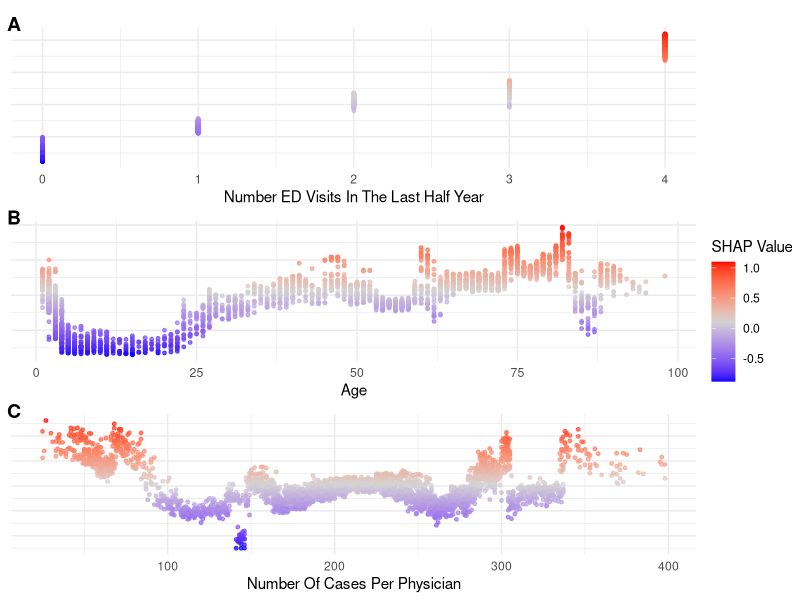
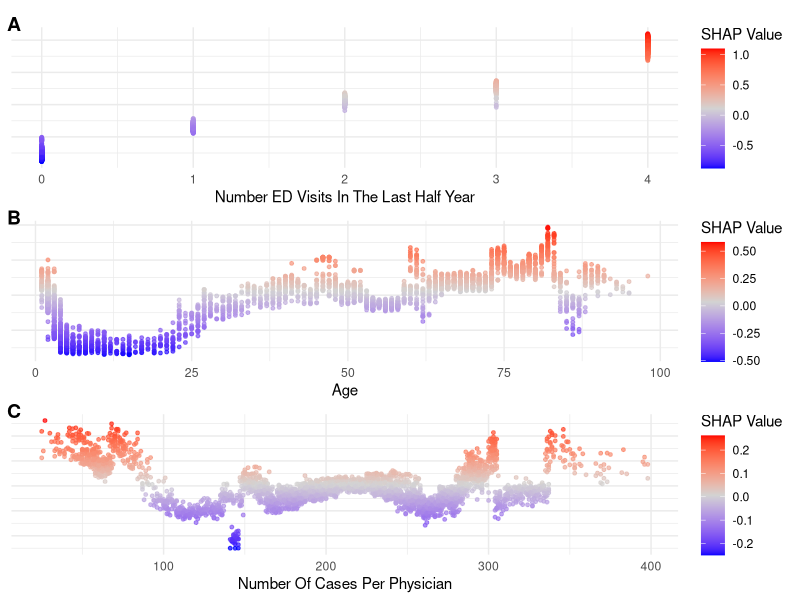
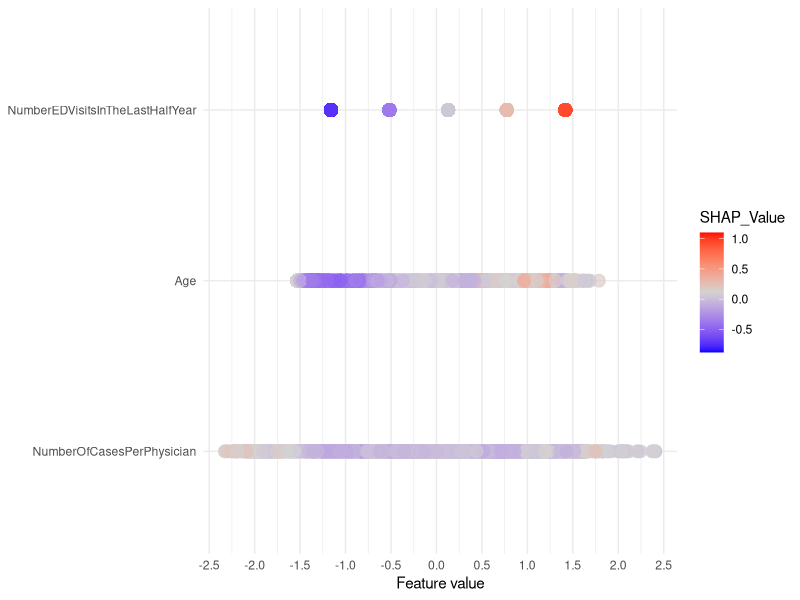

Reproduce these figures in R, in order.
library(ggplot2)
library(gridExtra)
library(ggpubr)
library(dplyr)
library(tidyr)

#we assume the data file contains the continuous variables values and their SHAP values
#the data in this file was generated and doesn't contain real data
df_join <- read.csv("COPD_Read30_features_and_shapValues_generated1.csv", stringsAsFactors = T)

#SHAP Exploration plot 

###y=NumberEDVisitsInTheLastHalfYear
min_value<-floor(min(df_join$NumberEDVisitsInTheLastHalfYear))
max_value<-ceiling(max(df_join$NumberEDVisitsInTheLastHalfYear))  
p_a <- ggplot(df_join, aes(x = NumberEDVisitsInTheLastHalfYear, y = NumberEDVisitsInTheLastHalfYear_SHAP_value, color = NumberEDVisitsInTheLastHalfYear_SHAP_value)) +
  geom_point(size = 1, alpha = 0.7) +
  scale_color_gradientn(name = "SHAP Value", colours = c("blue", "lightgrey", "red")) +
  #scale_x_continuous(breaks = seq(min_value,max_value, by = 1)) + 
  scale_x_continuous(limits = c(min_value,max_value)) + 
  labs(x = "Number ED Visits In The Last Half Year") +
  theme_minimal() +
  theme(axis.title.y = element_blank(), axis.text.y = element_blank(), axis.ticks.y = element_blank())

###y=age
min_value<-floor(min(df_join$Age))
max_value<-ceiling(max(df_join$Age)) 
p_b <- ggplot(df_join, aes(x = Age, y = Age_SHAP_Value, color = Age_SHAP_Value)) +
  geom_point(size = 1, alpha = 0.7) +
  scale_color_gradientn(name = "SHAP Value", colours = c("blue", "lightgrey", "red")) +
  #scale_x_continuous(breaks = seq(min_value,max_value, by = 10)) + 
  scale_x_continuous(limits = c(min_value,max_value)) +
  labs(x = "Age") +
  theme_minimal() +
  theme(axis.title.y = element_blank(), axis.text.y = element_blank(), axis.ticks.y = element_blank())

###y=NumberOfCasesPerPhysician
min_value<-floor(min(df_join$NumberOfCasesPerPhysician))
max_value<-ceiling(max(df_join$NumberOfCasesPerPhysician))
p_c <- ggplot(df_join, aes(x = NumberOfCasesPerPhysician, y = NumberOfCasesPerPhysician_SHAP_value, color = NumberOfCasesPerPhysician_SHAP_value)) +
  geom_point(size = 1, alpha = 0.7) +
  scale_color_gradientn(name = "SHAP Value", colours = c("blue", "lightgrey", "red")) +
  #scale_x_continuous(breaks = seq(min_value,max_value, by = 20)) + 
  scale_x_continuous(limits = c(min_value,max_value)) +
  labs(x = "Number Of Cases Per Physician") +
  theme_minimal() +
  theme(axis.title.y = element_blank(), axis.text.y = element_blank(), axis.ticks.y = element_blank())

p_a_leg <- p_a+theme(legend.position="right", legend.direction = "vertical")
get_legend<-function(p_a){
  tmp <- ggplot_gtable(ggplot_build(p_a))
  leg <- which(sapply(tmp$grobs, function(x) x$name) == "guide-box")
  legend <- tmp$grobs[[leg]]
  return(legend)
}
leg <- get_legend(p_a_leg)

#one legend
ggarrange(p_a,p_b,p_c, 
          labels = c("A", "B", "C"),
          ncol = 1, nrow = 3, legend = "right", legend.grob = leg,#"bottom"
          label.y = 1.05) + theme(plot.margin = margin(t = 0.5, unit = "cm"))
##all legends
ggarrange(p_a,p_b,p_c, 
          labels = c("A", "B", "C"),
          ncol = 1, nrow = 3, legend = "right", legend.grob = ,#"bottom"
          label.y = 1.05) + theme(plot.margin = margin(t = 0.5, unit = "cm"))

#####Unified SHAP Exploration plot
#scale
df_join$z1_Age <- scale(df_join$Age)[,1]
df_join$z1_NumberOfCasesPerPhysician <- scale(df_join$NumberOfCasesPerPhysician)[,1]
df_join$z1_NumberEDVisitsInTheLastHalfYear <- scale(df_join$NumberEDVisitsInTheLastHalfYear)[,1]
df_join$s1_Age_SHAP_Value <- df_join$Age_SHAP_Value
df_join$s1_NumberOfCasesPerPhysician_SHAP_value <- df_join$NumberOfCasesPerPhysician_SHAP_value
df_join$s1_NumberEDVisitsInTheLastHalfYear_SHAP_value <- df_join$NumberEDVisitsInTheLastHalfYear_SHAP_value


df_wide <- subset(df_join, select = c("X", "z1_Age", "z1_NumberOfCasesPerPhysician", "z1_NumberEDVisitsInTheLastHalfYear",
                                      "s1_Age_SHAP_Value", "s1_NumberOfCasesPerPhysician_SHAP_value", "s1_NumberEDVisitsInTheLastHalfYear_SHAP_value"))

df_long1 <- gather(df_wide, key = "Variable", value = "Value", starts_with("z1"))
df_long2 <- gather(df_wide, key = "Variable", value = "Value", starts_with("s1"))

long <- data.frame(Feature_name=df_long1$Variable,Feature_value=df_long1$Value,Shap_value=df_long2$Value)

long <- long %>% mutate(Feature_name = recode(Feature_name, "z1_NumberEDVisitsInTheLastHalfYear" = "NumberEDVisitsInTheLastHalfYear", 
                                              "z1_Age" = "Age", "z1_NumberOfCasesPerPhysician" = "NumberOfCasesPerPhysician"))

long$Feature_name <- factor(long$Feature_name, levels = c("NumberOfCasesPerPhysician", "Age", "NumberEDVisitsInTheLastHalfYear"))

min_value<-floor(min(long$Feature_value))
max_value<-ceiling(max(long$Feature_value))
ggplot(long, aes(x = Feature_value, y = Feature_name, color = Shap_value)) +
  geom_point(size = 4, alpha = 0.7) +
  scale_color_gradientn(name = "SHAP_Value", colours = c("blue", "lightgrey", "red")) +
  scale_x_continuous(breaks = seq(min_value,max_value, by = 0.5)) + 
  labs(x = "Feature value")+
  theme_minimal() +
  theme(axis.title.y = element_blank())

